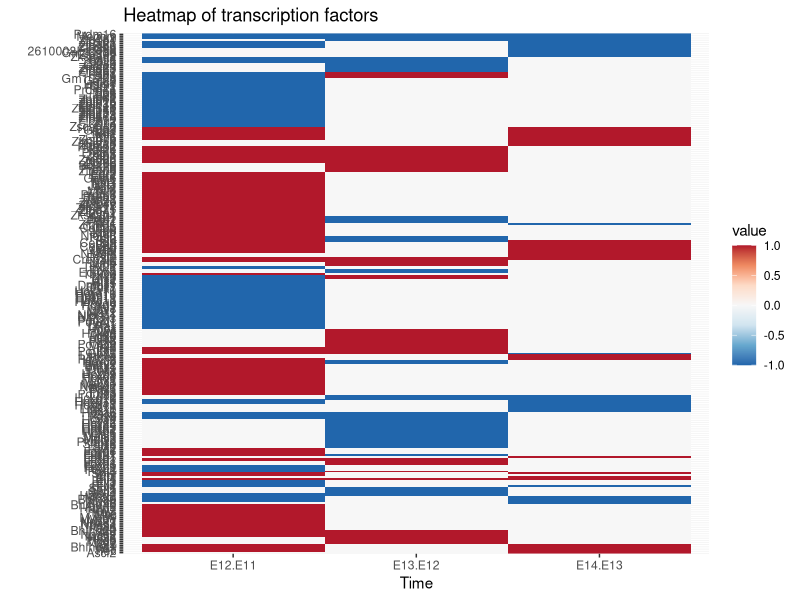
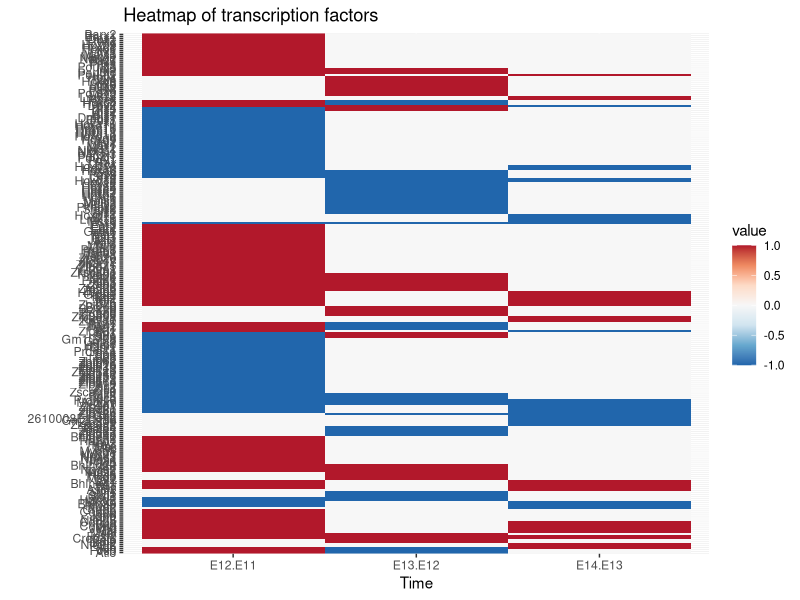

These charts were generated, in order, by the following R code:
## ---- chunk 1
setwd("~/Desktop/My-repo-master/My-repo/data")
data = read.csv("all.tf.with.family.csv",
                header = TRUE,
                sep = ",",
                stringsAsFactors = FALSE,
                row.names = 1)
head(data)
## ---- chunk 2
for(i in 1:length(data$Family)){
  if(data$Family[i] == "Homeobox" | data$Family[i] == "Pou" | data$Family[i] == "PAX"){
    data$Family[i] = "Homeobox"
  }
}

## ---- chunk 3
for(i in 1:length(data$Family)){
  if(data$Family[i] == "Miscellaneous" | data$Family[i] == "Others"){
    data$Family[i] = "Miscellaneous"
  }
}
## ---- chunk 4
#Group family with low counts and similar downregulation patterns together
for(i in 1:length(data$Family)){
  if(data$Family[i] == "AF-4" | data$Family[i] == "CSD" | data$Family[i] == "HMGA" | data$Family[i] == "RFX"| data$Family[i] == "Tub" | data$Family[i] == "NDT80/PhoG" | data$Family[i] == "MBD" | data$Family[i] == "E2F" | data$Family[i] == "CG1" | data$Family[i] == "CP2" | data$Family[i] == "DACH" | data$Family[i] == "MH1" | data$Family[i] == "TF_Otx" | data$Family[i] == "CG-1"){
    data$Family[i] = "downregulated, low quantity"
  }
}

## ---- chunk 5
#Group family with low counts and similar upregulation patterns together
for(i in 1:length(data$Family)){
  if(data$Family[i] == "COE" | data$Family[i] == "CSRNP_N" | data$Family[i] == "CTF/NFI" | data$Family[i] == "ESR-like"| data$Family[i] == "HPD" | data$Family[i] == "NGFIB-like" | data$Family[i] == "Runt" | data$Family[i] == "RHD" | data$Family[i] == "SRF" | data$Family[i] == "TEA"){
    data$Family[i] = "upregulated, low quantity"
  }
}

## ---- chunk 6
for(i in 1:length(data$Family)){
  if(data$Family[i] == "zf-C2H2" | data$Family[i] == "zf-C2HC" | data$Family[i] == "zf-CCCH" | data$Family[i] == "zf-GATA" | data$Family[i] == "ZBTB"){
    data$Family[i] = "Zinc fingers"
  }
}
## ---- chunk 7
data_sorted = data[order(data$Family),]
## ---- chunk 8
bHLH = subset(data_sorted, Family == "bHLH")
AP2 = subset(data_sorted, Family == "AP-2")
ARID = subset(data_sorted, Family == "ARID")
ETS = subset(data_sorted, Family == "ETS")
Fork_head = subset(data_sorted, Family == "Fork_head")
HMG = subset(data_sorted, Family == "HMG")
Homeobox = subset(data_sorted, Family == "Homeobox")
IRF = subset(data_sorted, Family == "IRF")
Tbox = subset(data_sorted, Family == "T-box")
TF_bZIP = subset(data_sorted, Family == "TF_bZIP")
THR_like = subset(data_sorted, Family == "THR-like")
ZBTB = subset(data_sorted, Family == "ZBTB")
zincfinger = subset(data_sorted, Family == "Zinc fingers")
## ---- chunk 9
bHLH = bHLH[hclust(dist(bHLH[,1:3]))$order,]
AP2 = AP2[hclust(dist(AP2[,1:3]))$order,]
ARID = ARID[hclust(dist(ARID[,1:3]))$order,]
ETS = ETS[hclust(dist(ETS[,1:3]))$order,]
Fork_head = Fork_head[hclust(dist(Fork_head[,1:3]))$order,]
HMG = HMG[hclust(dist(HMG[,1:3]))$order,]
Homeobox = Homeobox[hclust(dist(Homeobox[,1:3]))$order,]
IRF = IRF[hclust(dist(IRF[,1:3]))$order,]
Tbox = Tbox[hclust(dist(Tbox[,1:3]))$order,]
TF_bZIP = TF_bZIP[hclust(dist(TF_bZIP[,1:3]))$order,]
THR_like = THR_like[hclust(dist(THR_like[,1:3]))$order,]
zincfinger = zincfinger[hclust(dist(zincfinger[,1:3]))$order,]
## ---- chunk 10
rowbind = rbind(bHLH, ETS, Fork_head, Homeobox, Tbox, TF_bZIP, zincfinger)
## ---- chunk 11
plotdata = data.frame(rowbind$E12.E11, rowbind$E13.E12, rowbind$E14.E13)
row.names(plotdata) = rowbind$Symbol
colnames(plotdata) = c("E12.E11", "E13.E12", "E14.E13")
## ---- chunk 12
setwd("~/Desktop/My-repo-master/My-repo/data")
write.csv(plotdata, "clustered.csv")

## ---- chunk 13
library(reshape2)
plotdata_melt = melt(as.matrix(plotdata))
names(plotdata_melt)[c(1,2)] = c("Protein", "Time")
## ---- chunk 14
library(ggplot2)
setwd("~/Desktop/My-repo-master/My-repo/Graphs")

tiff("heatmap.tf.clustered.family.tiff", units="in", width=10, height=40, res=300)
# insert ggplot code


tiff("heatmap TF with clustered family.tiff", units = "in", height = 40, width = 10, res = 500)

ggplot(plotdata_melt, aes(x = Time, y = Protein, fill = value)) +
  geom_raster() +
  scale_fill_distiller(palette = "RdBu") +
  ggtitle("Heatmap of transcription factors") + ylab("")

#ggsave("TF.heatmap.arranged.clustered.pdf", height = 40, width = 10)

dev.off()
## ---- chunk 15
group1 = "100"
group2 = "110"
group3 = "101"
group4 = "010"
group5 = "001"
group6 = "1-10"
group7 = "10-1"
group8 = "-110"
group9 = "-100"
group10 = "-1-10"
group11 = "-1-1-1"
group12 = "-10-1"
group13 = "0-1-1"
group14 = "00-1"
group15 = "0-10"
## ---- chunk 16
extract = function(data, term){
  group_tf = c()
  for(i in 1:length(data[[1]])){
    if(paste(as.character(data[i, 1:3]), collapse = "") == term){
      group_tf = c(group_tf, row.names(data)[i])
    }
  }
  return(group_tf)
}
## ---- chunk 17
group1_tf = extract(zincfinger, term = group1)
group2_tf = extract(zincfinger, term = group2)
group3_tf = extract(zincfinger, term = group3)
group4_tf = extract(zincfinger, term = group4)
group5_tf = extract(zincfinger, term = group5)
group6_tf = extract(zincfinger, term = group6)
group7_tf = extract(zincfinger, term = group7)
group8_tf = extract(zincfinger, term = group8)
group9_tf = extract(zincfinger, term = group9)
group10_tf = extract(zincfinger, term = group10)
group11_tf = extract(zincfinger, term = group11)
group12_tf = extract(zincfinger, term = group12)
group13_tf = extract(zincfinger, term = group13)
group14_tf = extract(zincfinger, term = group14)
group15_tf = extract(zincfinger, term = group15)
## ---- chunk 18
new_order = c(group15_tf, group14_tf, group13_tf, group12_tf,
              group11_tf, group10_tf, group9_tf, group8_tf, group7_tf, group6_tf,
              group5_tf, group4_tf, group3_tf, group2_tf, group1_tf)
## ---- chunk 19
zincfinger = zincfinger[new_order,]

## ---- chunk 20
group1 = "100"
group2 = "101"
group3 = "110"
group4 = "111"
group5 = "010"
group6 = "001"
group7 = "1-11"
group8 = "1-10"

## ---- chunk 21
extract = function(data, term){
  group_tf = c()
  for(i in 1:length(data[[1]])){
    if(paste(as.character(data[i,1:3]), collapse = "") == term){
      group_tf = c(group_tf, row.names(data)[i])
    }
  }
  return(group_tf)
}
## ---- chunk 22
group1_tf = extract(TF_bZIP, term = group1)
group2_tf = extract(TF_bZIP, term = group2)
group3_tf = extract(TF_bZIP, term = group3)
group4_tf = extract(TF_bZIP, term = group4)
group5_tf = extract(TF_bZIP, term = group5)
group6_tf = extract(TF_bZIP, term = group6)
group7_tf = extract(TF_bZIP, term = group7)
group8_tf = extract(TF_bZIP, term = group8)

## ---- chunk 23
new_order = c(group8_tf, group7_tf, group6_tf,
              group5_tf, group4_tf, group3_tf, group2_tf, group1_tf)
## ---- chunk 24
TF_bZIP = TF_bZIP[new_order,]
## ---- chunk 25
group1 = "100"
group2 = "-100"
group3 = "0-10"
## ---- chunk 26
group1_tf = extract(Tbox, term = group1)
group2_tf = extract(Tbox, term = group2)
group3_tf = extract(Tbox, term = group3)
## ---- chunk 27
new_order = c(group3_tf, group2_tf, group1_tf)
## ---- chunk 28
Tbox = Tbox[new_order,]
## ---- chunk 29
group1 = "100"
group2 = "110"
group3 = "101"
group4 = "010"
group5 = "001"
group6 = "1-10"
group7 = "11-1"
group8 = "-110"
group9 = "-100"   
group10 = "-10-1"
group11 = "-1-10"
group12 = "0-1-1"
group13 = "0-10" 
group14 = "00-1"
group15 = "-1-1-1"
## ---- chunk 30
group1_tf = extract(Homeobox, term = group1)
group2_tf = extract(Homeobox, term = group2)
group3_tf = extract(Homeobox, term = group3)
group4_tf = extract(Homeobox, term = group4)
group5_tf = extract(Homeobox, term = group5)
group6_tf = extract(Homeobox, term = group6)
group7_tf = extract(Homeobox, term = group7)
group8_tf = extract(Homeobox, term = group8)
group9_tf = extract(Homeobox, term = group9)
group10_tf = extract(Homeobox, term = group10)
group11_tf = extract(Homeobox, term = group11)
group12_tf = extract(Homeobox, term = group12)
group13_tf = extract(Homeobox, term = group13)
group14_tf = extract(Homeobox, term = group14)
group15_tf = extract(Homeobox, term = group15)
## ---- chunk 31
new_order = c(group15_tf, group14_tf, group13_tf, group12_tf,
              group11_tf, group10_tf, group9_tf, group8_tf, group7_tf, group6_tf,
              group5_tf, group4_tf, group3_tf, group2_tf, group1_tf)
## ---- chunk 32
Homeobox = Homeobox[new_order,]
## ---- chunk 33
group1 = "100"
group2 = "110"
group3 = "010"
group4 = "001"
group5 = "1-10"
group6 = "-110"
group7 = "-100"

## ---- chunk 34
group1_tf = extract(Fork_head, term = group1)
group2_tf = extract(Fork_head, term = group2)
group3_tf = extract(Fork_head, term = group3)
group4_tf = extract(Fork_head, term = group4)
group5_tf = extract(Fork_head, term = group5)
group6_tf = extract(Fork_head, term = group6)
group7_tf = extract(Fork_head, term = group7)

## ---- chunk 35
new_order = c(group7_tf, group6_tf,
              group5_tf, group4_tf, group3_tf, group2_tf, group1_tf)
## ---- chunk 36
Fork_head = Fork_head[new_order,]
## ---- chunk 37
group1 = "100"
group2 = "110"
group3 = "010"
group4 = "101"
group5 = "001"
group6 = "0-10"
group7 = "-1-10"
group8 = "-10-1"
group9 = "00-1"   
## ---- chunk 38
group1_tf = extract(bHLH, term = group1)
group2_tf = extract(bHLH, term = group2)
group3_tf = extract(bHLH, term = group3)
group4_tf = extract(bHLH, term = group4)
group5_tf = extract(bHLH, term = group5)
group6_tf = extract(bHLH, term = group6)
group7_tf = extract(bHLH, term = group7)
group8_tf = extract(bHLH, term = group8)
group9_tf = extract(bHLH, term = group9)
## ---- chunk 39
new_order = c(group9_tf, group8_tf, group7_tf, group6_tf,
              group5_tf, group4_tf, group3_tf, group2_tf, group1_tf)
## ---- chunk 40
bHLH = bHLH[new_order,]

## ---- chunk 41
rowbind = rbind(TF_bZIP, bHLH, zincfinger, Homeobox)
## ---- chunk 42
plotdata = data.frame(rowbind$E12.E11, rowbind$E13.E12, rowbind$E14.E13)
row.names(plotdata) = rowbind$Symbol
colnames(plotdata) = c("E12.E11", "E13.E12", "E14.E13")
## ---- chunk 43
library(reshape2)
plotdata_melt = melt(as.matrix(plotdata))
names(plotdata_melt)[c(1,2)] = c("Protein", "Time")
## ---- chunk 44
library(ggplot2)
setwd("~/Desktop/My-repo-master/My-repo/Graphs")

tiff("heatmap_tf_clustered_4_families.tiff", units="in", width=10, height=40, res=400)
# insert ggplot code


ggplot(plotdata_melt, aes(x = Time, y = Protein, fill = value)) +
  geom_raster() +
  scale_fill_distiller(palette = "RdBu") +
  ggtitle("Heatmap of transcription factors") + ylab("")

#ggsave("TF.heatmap.arranged.clustered.pdf", height = 40, width = 10)

dev.off()
